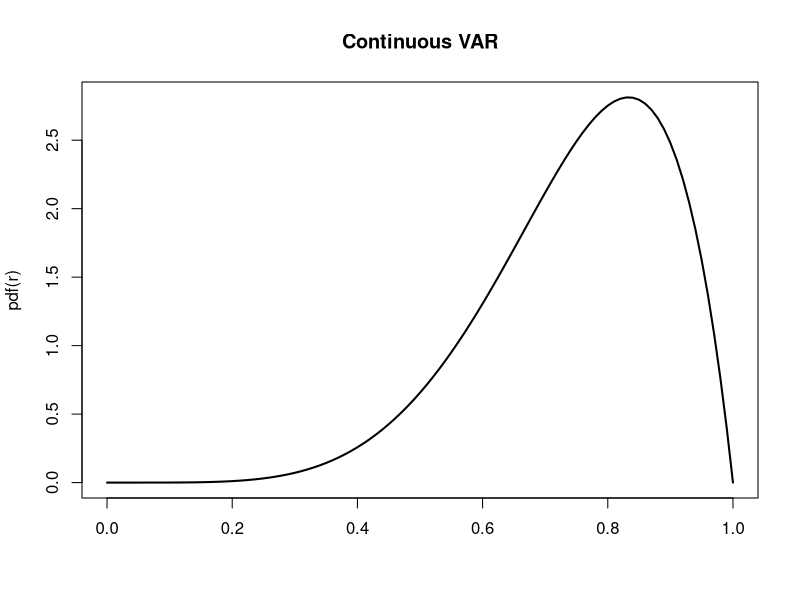
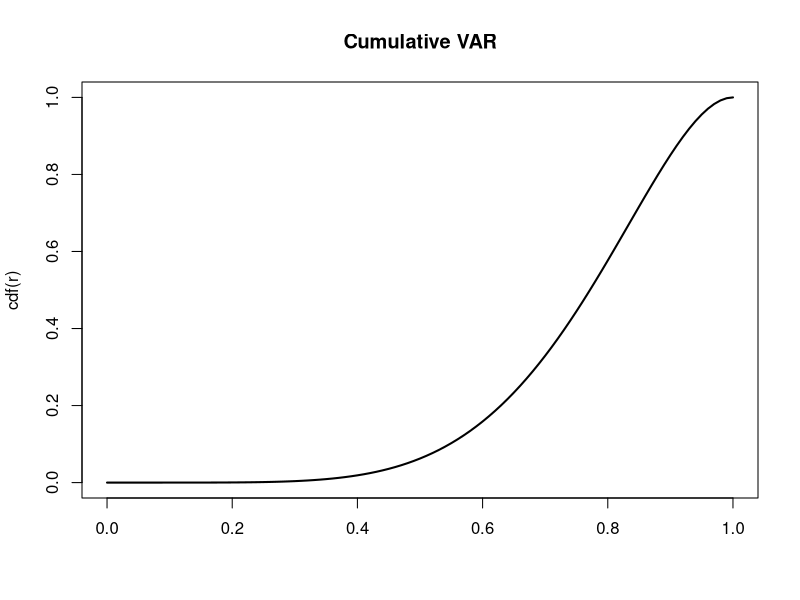
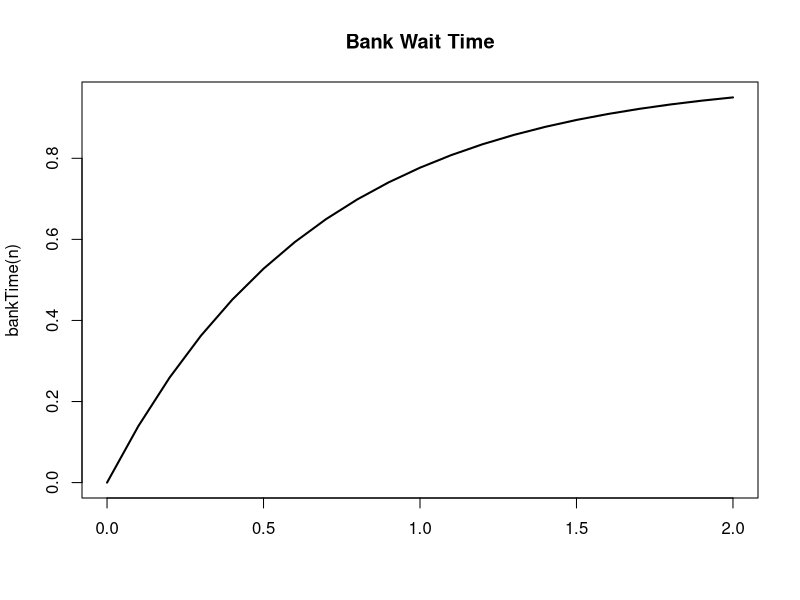

Recreate these plots in R, in order.
### R Code For problem 2
a = 42 ; b = 5 ; ### You must plug in values for a and b. 
r = seq(0,1,0.01) # Defines range of X from 0 to 1

pdf = function(x) {a*x^b*(1-x)} # Creates the pdf function 
plot(r, pdf(r), type='l', xlab = "",main = "Continuous VAR", lwd = 2)

### part c, d, e, f
cdf = function(x) {42*(((x^6)/6)-((x^7)/7))}
plot(r, cdf(r), type='l', xlab="", main="Cumulative VAR", lwd = 2)

print(mean(pdf))
print(cdf(0.7))
print(cdf(0.7) - cdf(0.45))
print(cdf(0.65) - cdf(0.45))

print(cdf(0.8943) - cdf(0.6057))


### Code for problem 3
cdf2 = function(x) {(x^2)/25}

print(cdf2(3))
print(cdf2(3) - cdf2(2.5))
print(1 - cdf2(3.5))

### Code for problem 5
n = seq(0,2, 0.1)

bankTime = function(x) {pexp(x, rate=1.5, log=FALSE)}

print(bankTime(1))
print(bankTime(3) - bankTime(1))
print(1 - bankTime(2.49))


plot(n, bankTime(n), type="l", xlab="", main = "Bank Wait Time", lwd=2)


### Code for problem 6

d = function(x) {pexp(x, rate=0.01377, log=FALSE)}

print(d(100))
print(d(200))
print(d(200) - d(100))
print(1-d(217.86492))


### Code for problem 8
### Example R code
n=seq(0, 10, 0.1)
mu = 0; sigma = 1; x = 0.25; # Note you will have to change the value of x.
print(1 - pnorm(x,mu,sigma))



### End Code



